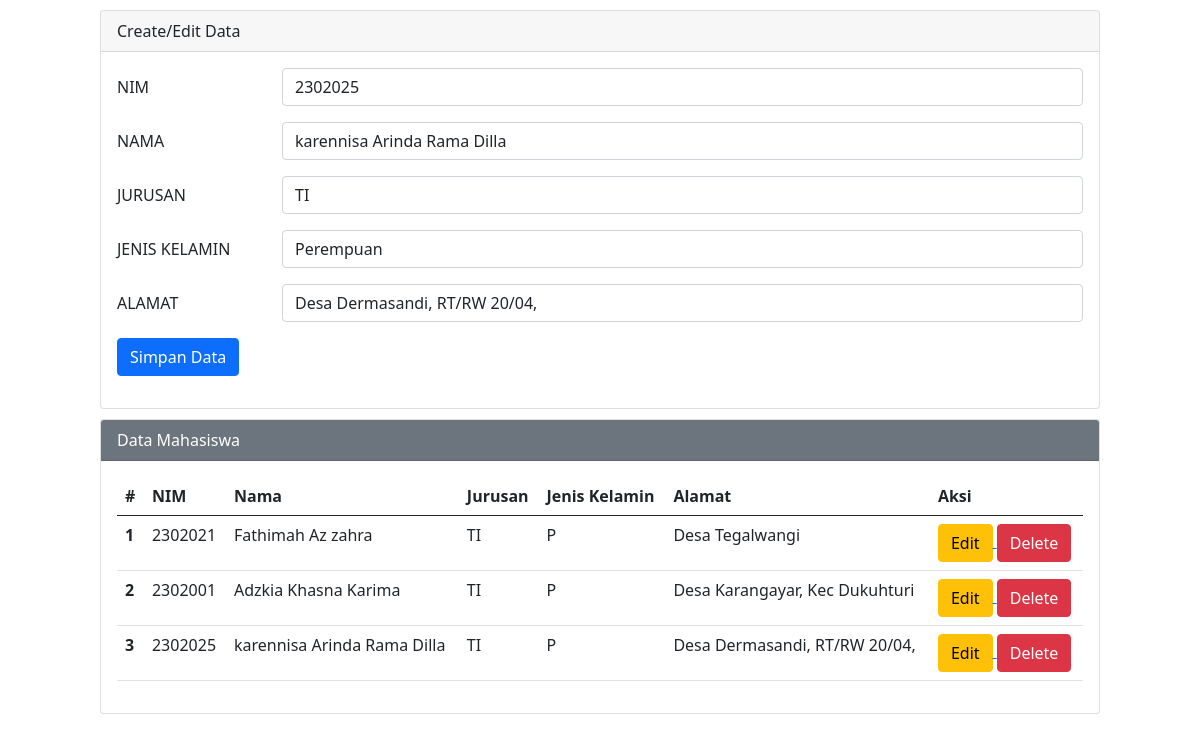
/PratikumWeb/index.php?op=edit&id=17, run on the app's committed database.
### tables this page shows
CREATE TABLE `mahasiswa` (
  `id` int(11) NOT NULL,
  `nim` varchar(7) NOT NULL,
  `nama` varchar(30) NOT NULL,
  `jurusan` varchar(2) NOT NULL,
  `jk` varchar(1) NOT NULL,
  `alamat` varchar(30) NOT NULL
);

### PratikumWeb/index.php (the view, shortened to what this page needs)
<?php
	include("koneksi.php");
	$nim = $nama = $jurusan = $jk = $alamat = "";
	if (isset($_GET['op']) && $_GET['op'] == 'edit') {
		$id = $_GET['id'];
		$sql = "SELECT * FROM mahasiswa WHERE id = $id";
		$q = mysqli_query($koneksi, $sql);
		$r = mysqli_fetch_array($q);
		$nim = $r['nim'];
		$nama = $r['nama'];
		$jurusan = $r['jurusan'];
		$jk = $r['jk'];
		$alamat = $r['alamat'];
	}
?>
<html>
	<head>
		<link href="https://cdn.jsdelivr.net/npm/bootstrap@5.0.2/dist/css/bootstrap.min.css" rel="stylesheet">
	</head>
	<body>
		<div class="mx-auto">
			<div class="card">
  				<div class="card-header">Create/Edit Data</div>
  				<div class="card-body">
  					<form action="" method="POST">
    					<div class="mb-3 row">
    						<label for="nim" class="col-sm-2 col-form-label">NIM</label>
    						<div class="col-sm-10">
      							<input type="text" class="form-control" id="nim" name="nim" value="<?php echo $nim?>">
    						</div>
  						</div>
  						<div class="mb-3 row">
    						<label for="nama" class="col-sm-2 col-form-label">NAMA</label>
    						<div class="col-sm-10">
      							<input type="text" class="form-control" id="nama" name="nama" value="<?php echo $nama?>">
    						</div>
  						</div>
  						<div class="mb-3 row">
    						<label for="jurusan" class="col-sm-2 col-form-label">JURUSAN</label>
    						<div class="col-sm-10">
      							<select class="form-control" name="jurusan" id="jurusan">
      								<option value="TI" <?php if($jurusan == "TI") echo "selected"?> >TI</option>
      							</select>
    						</div>
  						</div>
  						<div class="mb-3 row">
    						<label for="jk" class="col-sm-2 col-form-label">JENIS KELAMIN</label>
    						<div class="col-sm-10">
      							<select class="form-control" name="jk" id="jk">
      								<option value="P" <?php if($jk == "P") echo "selected"?> >Perempuan</option>
      							</select>
    						</div>
  						</div>
  						<div class="mb-3 row">
    						<label for="alamat" class="col-sm-2 col-form-label">ALAMAT</label>
    						<div class="col-sm-10">
      							<input type="text" class="form-control" id="alamat" name="alamat" value="<?php echo $alamat?>">
    						</div>
  						</div>
  						<div class="col-12">
  							<input type="submit" name="Simpan" value="Simpan Data" class="btn btn-primary">
  						</div>
    				</form>
  				</div>
			</div>
		</div>
		<div class="mx-auto">
			<div class="card">
  				<div class="card-header bg-secondary text-white">Data Mahasiswa</div>
  				<div class="card-body">
    				<table class="table">
    					<thead>
    						<tr>
    							<th scope="col">#</th>
    							<th scope="col">NIM</th>
    							<th scope="col">Nama</th>
    							<th scope="col">Jurusan</th>
    							<th scope="col">Jenis Kelamin</th>
    							<th scope="col">Alamat</th>
    							<th scope="col">Aksi</th>
    						</tr>
    						<tbody>
								<?php
									$sql2 = "SELECT * FROM mahasiswa ORDER BY id DESC";
									$q2 = mysqli_query($koneksi, $sql2);
									$urut = 1;
									while ($r2 = mysqli_fetch_array($q2)) {
										$id        = $r2['id'];
										$nim       = $r2['nim'];
										$nama      = $r2['nama'];
										$jurusan   = $r2['jurusan'];
										$jk        = $r2['jk'];
										$alamat    = $r2['alamat'];
								?>
									<tr>
										<th scope="row"><?php echo $urut++ ?></th>
										<td scope="row"><?php echo $nim ?></td>
										<td scope="row"><?php echo $nama ?></td>
										<td scope="row"><?php echo $jurusan ?></td>
										<td scope="row"><?php echo $jk ?></td>
										<td scope="row"><?php echo $alamat ?></td>
										<td scope="row">
											<a href="index.php?op=edit&id=<?php echo $id ?>">
												<button type="button" class="btn btn-warning">Edit</button>
											</a>
											<a href="index.php?op=delete&id=<?php echo $id ?>">
												<button type="button" class="btn btn-danger">Delete</button>
											</a>
										</td>
									</tr>
									<?php
										}
									?>
								</tbody>
    						</thead>
    					</table>
    				</div>
    			</div>
    		</div>
    	</body>
    </html>

### PratikumWeb/index.php (style rules this page uses)
.mx-auto { width: 1000px }
.card { margin-top: 10px }

### data on the page
mahasiswa: nim "2302025", nama "karennisa Arinda Rama Dilla", jurusan "TI", jk "Perempuan", alamat "Desa Dermasandi, RT/RW 20/04,", jk "P"
mahasiswa: nim "2302021", nama "Fathimah Az zahra", jurusan "TI", jk "P", alamat "Desa Tegalwangi"
mahasiswa: nim "2302001", nama "Adzkia Khasna Karima", jurusan "TI", jk "P", alamat "Desa Karangayar, Kec Dukuhturi"
